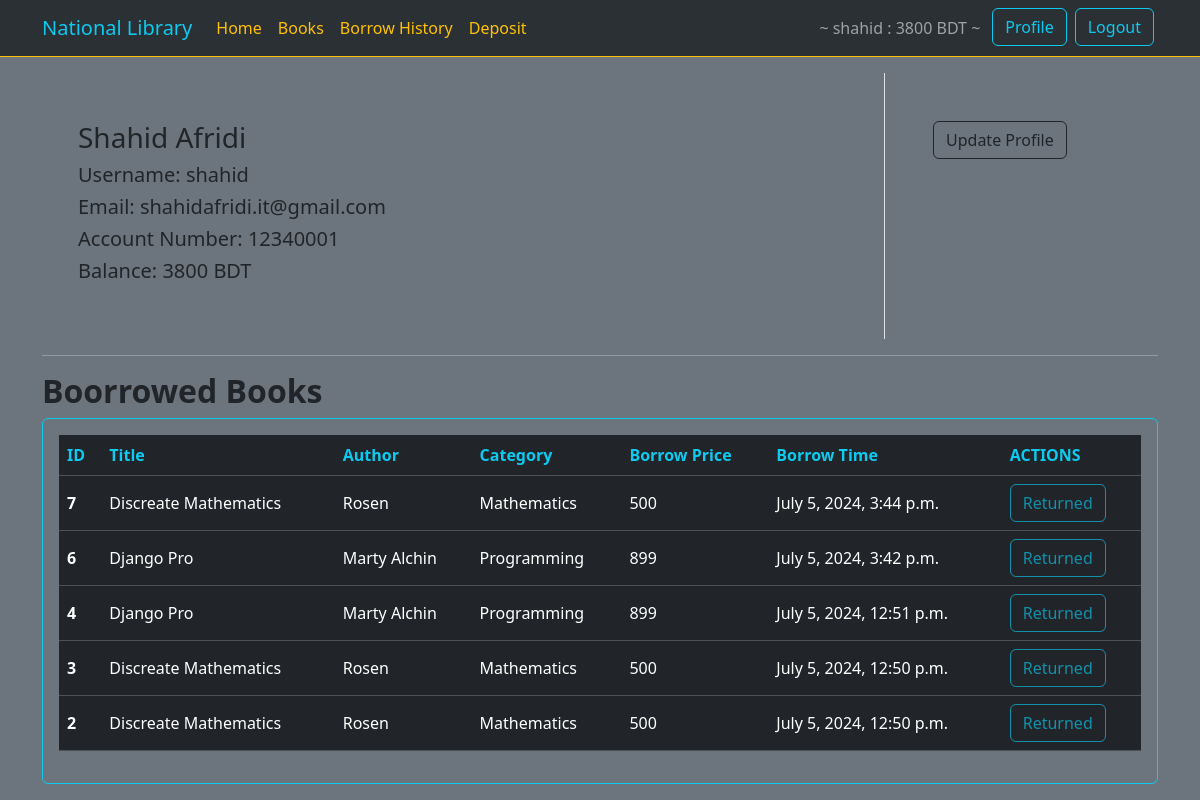
The app's page /users/profile/ (signed in) with its own data.
### users/models.py (models this page shows, shortened)
class UserAccount(models.Model):
    user = models.OneToOneField(User, on_delete=models.CASCADE, related_name='account')
    account_number = models.IntegerField(unique=True)
    balance = models.IntegerField(default=0)

### books/models.py (models this page shows, shortened)
class Borrow(models.Model):
    book = models.ForeignKey(Book, on_delete=models.CASCADE, related_name='borrows')
    user = models.ForeignKey(User, on_delete=models.CASCADE, related_name='borrowed_books')
    borrow_time = models.DateTimeField(auto_now_add=True)
    book_returned = models.BooleanField(default=False)
    class Meta:
        ordering = ['-borrow_time']

class Book(models.Model):
    title = models.CharField(max_length=255)
    author = models.CharField(max_length=255)
    description = models.TextField(blank=True, null=True)
    borrow_price = models.IntegerField()
    image = models.ImageField(upload_to='books/upload', blank=True, null=True)
    category = models.ForeignKey(Category, on_delete=models.CASCADE, related_name='books')

class Category(models.Model):
    name = models.CharField(max_length=255)
    slug = models.SlugField(max_length=255, unique=True)
    def __str__(self) -> str:
        return self.name

### users/views.py (the view)
# urls.py: path('profile/', views.profileUser, name='profile'),
@login_required(login_url='login')
def profileUser(request):
    user = request.user
    borrows = Borrow.objects.filter(user=user)
    return render(request, 'users/profile.html', {'borrows': borrows})

### users/templates/users/profile.html
{% extends "base.html" %}
{% block content %}
<div class="row mt-3">
    <div class="col-md-9 border-end text-dark p-5">
        <h3>{{request.user.first_name}} {{request.user.last_name}}</h3>
        <h5>Username: {{request.user.username}}</h5>
        <h5>Email: {{request.user.email}}</h5>
        <h5>Account Number: {{request.user.account.account_number}}</h5>
        <h5>Balance: {{request.user.account.balance}} BDT</h5>
    </div>
    <div class="col-md-3 p-5">
        <a href="{% url "update_profile" %}" class="btn btn-outline-dark">Update Profile</a>
    </div>
</div>
<hr>
{% include "books/borrowed_books.html" %}
{% endblock content %}

### core/templates/navbar.html (shortened to what this page needs)
<nav class="navbar navbar-expand-lg bg-body-tertiary  border-bottom border-warning"   data-bs-theme="dark">
    <div class="container">
      <a class="navbar-brand text-info" href="{% url "home" %}">National Library</a>
      <div class="collapse navbar-collapse" id="navbarSupportedContent">
        <ul class="navbar-nav me-auto mb-2 mb-lg-0">
          <li class="nav-item">
            <a class="nav-link text-warning" aria-current="page" href="{% url "home" %}">Home</a>
          </li>
          <li class="nav-item">
            <a class="nav-link text-warning" href="{% url "books" %}">Books</a>
          </li>
          {% if request.user.is_authenticated %}
          <li class="nav-item">
            <a class="nav-link text-warning" href="{% url "borrowed_books" %}">Borrow History</a>
          </li>
          <li class="nav-item">
            <a class="nav-link text-warning" href="{% url "deposit" %}">Deposit</a>
          </li>
          {% endif %}
        </ul>
        <ul class="navbar-nav ms-auto mb-2 mb-lg-0">
          {% if request.user.is_authenticated %}
            <li class="nav-item">
              <span class="nav-link"  >~ {{request.user}} : {{request.user.account.balance}} BDT ~</span>
            </li>
            <li class="nav-item">
              <a class="btn btn-outline-info mx-1"  href="{% url "profile" %}">Profile</a>
            </li>
            <li class="nav-item">
              <a class="btn btn-outline-info mx-1" href="{% url "logout" %}">Logout</a>
            </li>
          {% endif %}
        </ul>
      </div>
    </div>
  </nav>

### books/templates/books/borrowed_books.html
<div class="mt-3">
  <h2 class="my-font text-dark fw-bold">Boorrowed Books</h2>
  <div class="table-responsive border border-info p-3 rounded">
  <table class="table table-dark table-hover align-middle rounded">
      <thead>
        <tr >
          <th class="text-info" scope="col">ID</th>
          <th class="text-info" scope="col">Title</th>
          <th class="text-info" scope="col">Author</th>
          <th class="text-info" scope="col">Category</th>
          <th class="text-info" scope="col">Borrow Price</th>
          <th class="text-info" scope="col">Borrow Time</th>
          <th class="text-info" scope="col">ACTIONS</th>
        </tr>
      </thead>
      <tbody>
          {% for borrow in borrows %}
          <tr >
              <th scope="row">{{borrow.id}}</th>
              <td>{{borrow.book.title}}</td>
              <td>{{borrow.book.author}}</td>
              <td>{{borrow.book.category}}</td>
              <td>{{borrow.book.borrow_price}}</td>
              <td>{{borrow.borrow_time}}</td>
              <td>
                {% if borrow.book_returned == False %}
                  <a class="btn btn-outline-warning" href="{% url "return_book" borrow.id %}">Return</a>
                {% else %}
                  <button class="btn btn-outline-info" disabled  >Returned</button>
                {% endif %}
              </td>
            </tr>
          {% endfor %}
      </tbody>
    </table>
  </div>
</div>

### records on screen
Borrow: id "7", book "Discreate Mathematics", book.author "Rosen", book.category "Mathematics", book.borrow_price "500", borrow_time "July 5, 2024, 3:44 p.m.", book_returned "Returned"
Borrow: id "6", book "Django Pro", book.author "Marty Alchin", book.category "Programming", book.borrow_price "899", borrow_time "July 5, 2024, 3:42 p.m.", book_returned "Returned"
Borrow: id "4", book "Django Pro", book.author "Marty Alchin", book.category "Programming", book.borrow_price "899", borrow_time "July 5, 2024, 12:51 p.m.", book_returned "Returned"
Borrow: id "3", book "Discreate Mathematics", book.author "Rosen", book.category "Mathematics", book.borrow_price "500", borrow_time "July 5, 2024, 12:50 p.m.", book_returned "Returned"
Borrow: id "2", book "Discreate Mathematics", book.author "Rosen", book.category "Mathematics", book.borrow_price "500", borrow_time "July 5, 2024, 12:50 p.m.", book_returned "Returned"

### other values on screen
{{ request.user }} "shahid"
{{ request.user.account.balance }} "3800"
{{ request.user.first_name }} "Shahid"
{{ request.user.last_name }} "Afridi"
{{ request.user.username }} "shahid"
{{ request.user.email }} "shahidafridi.it@gmail.com"
{{ request.user.account.account_number }} "12340001"
